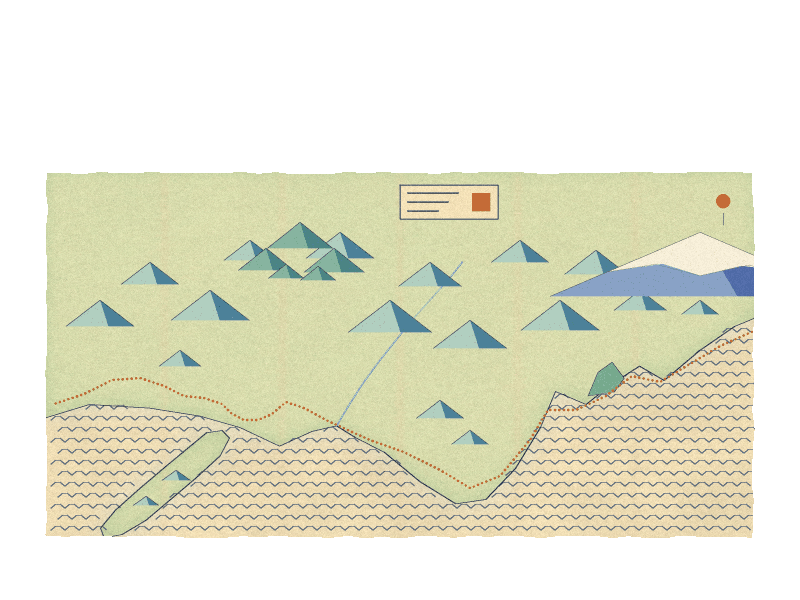
#> input picture art/maps/edo/back.png, 800 x 600 px, found by its file name
$ python home_living_room_depth.py
#> lines starting #> are read from the running program, lines starting #| are printed output that depends on the picture; after the words box and inside, x2 and y2 are one past the last pixel; in counts of white or black regions, pixels touching at a corner belong together
### tools/paint/brush.py
"""The painter's tools: noise, soft shapes, light, brush strokes, grain, and the limited palette.

Everything works on float pictures (height x width x 3, values 0 to 1) and float masks
(height x width, 0 to 1). Needs numpy and Pillow, nothing else.

A picture is made in four passes, the way a background painter worked for a 256-color game:

  1. block in   soft forms and their light, with no texture        (the functions in this file)
  2. brush      repaint the whole thing with visible strokes        strokes()
  3. detail     the few crisp things: lettering, wire, window bars  drawn on top afterwards
  4. scan       pigment grain, then a limited palette with speckle  finish()
"""

import math

import numpy as np
from PIL import Image, ImageDraw

F32 = np.float32


# ---------------------------------------------------------------- small helpers
def rgb(text):
    """'#e8b060' -> array([0.91, 0.69, 0.38])"""
    text = text.lstrip("#")
    return np.array([int(text[i:i + 2], 16) / 255 for i in (0, 2, 4)], dtype=F32)


def lerp(a, b, t):
    return a + (b - a) * t


def smooth(t):
    t = np.clip(t, 0, 1)
    return t * t * (3 - 2 * t)


def step(edge0, edge1, x):
    """0 below edge0, 1 above edge1, smooth between."""
    return smooth((x - edge0) / (edge1 - edge0 + 1e-9))


def grid(shape):
    h, w = shape
    y, x = np.mgrid[0:h, 0:w].astype(F32)
    return x, y


# [17 lines left out: functions ramp, resize, not called in this run]


def blur(a, sigma):
    """Gaussian blur of a float array, any sigma, by multiplying in the frequency domain."""
    if sigma <= 0:
        return a
    if a.ndim == 3:
        return np.dstack([blur(a[..., i], sigma) for i in range(a.shape[2])])
    pad = int(min(3 * sigma + 1, min(a.shape) - 1))
    p = np.pad(a, pad, mode="reflect")
    fy = np.fft.fftfreq(p.shape[0])[:, None]
    fx = np.fft.rfftfreq(p.shape[1])[None, :]
    gain = np.exp(-2 * (math.pi * sigma) ** 2 * (fx * fx + fy * fy))
    out = np.fft.irfft2(np.fft.rfft2(p) * gain, s=p.shape)
    return out[pad:pad + a.shape[0], pad:pad + a.shape[1]].astype(F32)


# [47 lines left out: functions sample, noise, warp, not called in this run]


# ---------------------------------------------------------------- shapes
def mask_poly(shape, points, soft=0.0, wobble=0.0, seed=0, ss=3):
    """A filled polygon as a mask. `soft` blurs its edge; `wobble` makes the edge wander by that many pixels."""
    h, w = shape
    im = Image.new("L", (w * ss, h * ss), 0)
    ImageDraw.Draw(im).polygon([(float(x) * ss, float(y) * ss) for x, y in points], fill=255)
    m = np.asarray(im.resize((w, h), Image.BOX), dtype=F32) / 255
    if wobble:
        m = warp(m, wobble, max(8.0, wobble * 6), seed)
    if soft:
        m = blur(m, soft)
    return np.clip(m, 0, 1)


def mask_ellipse(shape, cx, cy, rx, ry, soft=0.0, wobble=0.0, seed=0):
    x, y = grid(shape)
    d = np.sqrt(((x - cx) / rx) ** 2 + ((y - cy) / ry) ** 2)
    m = np.clip((1 - d) * min(rx, ry) + 0.5, 0, 1).astype(F32)
    if wobble:
        m = warp(m, wobble, max(8.0, wobble * 6), seed)
    if soft:
        m = blur(m, soft)
    return np.clip(m, 0, 1)


# [29 lines left out: functions mask_line, curve, not called in this run]


class Sheet:
    """A clear sheet to draw many small strokes on quickly (leaves, planks, wires, lettering), which is then
    laid over the picture in one go. Colors are '#hex' or rgb; sizes are in picture pixels."""

    # [52 lines left out: functions __init__, _fill, line, taper, poly, ellipse and 2 more, not called in this run]

    def onto(self, picture, amount=1.0):
        color, alpha = self.done()
        return over(picture, color, alpha * amount)


# [83 lines left out: functions over, tint, glow, vary, strokes, not called in this run]


# ---------------------------------------------------------------- finishing: grain and the palette
def grain(picture, seed, amount=0.022):
    """Pigment grain: fine light-and-dark speckle, a little coarser in places."""
    h, w, _ = picture.shape
    rng = np.random.default_rng(seed)
    fine = rng.normal(0, 1, (h, w)).astype(F32)
    coarse = blur(rng.normal(0, 1, (h, w)).astype(F32), 0.8) * 1.6
    return np.clip(picture + ((fine * 0.7 + coarse * 0.6) * amount)[..., None], 0, 1)


def palette_of(pictures, colors=160, seed=3, rounds=12):
    """Choose a palette for one or more pictures (k-means on a sample of their pixels)."""
    rng = np.random.default_rng(seed)
    px = np.concatenate([p.reshape(-1, p.shape[-1])[:, :3] for p in pictures])
    px = px[rng.choice(len(px), size=min(len(px), 60000), replace=False)].astype(F32)
    centers = px[rng.choice(len(px), size=colors, replace=False)].copy()
    for _ in range(rounds):
        d = ((px[:, None, :] - centers[None, :, :]) ** 2).sum(axis=2)
        nearest = d.argmin(axis=1)
        for k in range(colors):
            mine = px[nearest == k]
            centers[k] = mine.mean(axis=0) if len(mine) else px[rng.integers(len(px))]
    return centers


def to_palette(picture, palette, seed=5, speckle=0.016):
    """Reduce a picture to the palette. A little noise first, so neighbouring palette colors mingle
    in a speckle (as a scanned painting does) instead of forming bands. Returns palette indexes."""
    h, w, _ = picture.shape
    rng = np.random.default_rng(seed)
    noisy = picture + rng.normal(0, speckle, (h, w, 1)).astype(F32) + rng.normal(0, speckle * 0.35, (h, w, 3)).astype(F32)
    flat = noisy.reshape(-1, 3)
    index = np.empty(len(flat), dtype=np.uint8)
    for start in range(0, len(flat), 40000):
        part = flat[start:start + 40000]
        index[start:start + 40000] = ((part[:, None, :] - palette[None, :, :]) ** 2).sum(axis=2).argmin(axis=1)
    return index.reshape(h, w)


def save(path, index, palette, alpha=None):
    """Write a palette picture as a PNG. With `alpha` (a mask), everything under half is transparent."""
    pal = np.clip(palette * 255 + 0.5, 0, 255).astype(np.uint8)
    if alpha is None:
        im = Image.fromarray(index, "P")
        im.putpalette(pal.tobytes())
        im.save(path, optimize=True)
        return
    clear = len(pal)                                     # one more palette entry, for "nothing here"
    idx = index.copy()
    idx[alpha < 0.5] = clear
    im = Image.fromarray(idx, "P")
    im.putpalette(pal.tobytes() + bytes(3))
    im.save(path, optimize=True, transparency=clear)


def show(index, palette):
    """Palette picture back to floats, for looking at."""
    return palette[index]

### tools/paint/depth.py
"""Depth, for any scene (round twenty-three; DEPTH.md): small tools for the three planes that work with either camera
(`persp.Camera`, `room.View`) through two functions the scene gives:

    pt(X, Z) -> (x, y)      the picture point of a place on the ground (X across, Z away, in cm)
    px_per_cm(X, Z) -> k    how many picture pixels a centimetre is there

For `persp.Camera` c:  pt = lambda X, Z: c.pt(X, 0, Z);   px_per_cm = lambda X, Z: c.scale(Z)
For `room.View` v:     pt = lambda X, Z: v.pt(X, 0, Z);   px_per_cm = lambda X, Z: v.scale_at(X, Z)
"""

import numpy as np

from brush import F32, blur, grid, lerp, mask_poly, rgb, step


# [28 lines left out: function scatter, not called in this run]


def air(picture, far, sky, amount=0.55, power=1.0, mask=None):
    """Air between us and far things: the picture moves toward `sky` (the sky's colour at the horizon) by how far away
    each pixel is. `far` is 0 for near to 1 for the farthest (a mask-shaped array: from a depth map, or painted by
    hand for layers of hills). Never grey: the sky's own colour."""
    sky = rgb(sky) if isinstance(sky, str) else np.asarray(sky, dtype=F32)
    m = np.clip(far, 0, 1) ** power * amount
    if mask is not None:
        m = m * mask
    picture[...] = picture * (1 - m[..., None]) + sky * m[..., None]
    return picture


# [21 lines left out: functions far_of_rows, frame, not called in this run]


def ground_poly(pt, places):
    """Ground places [(X, Z), ...] as picture points: for a shadow's outline, a path, a patch of other earth."""
    return [pt(X, Z) for X, Z in places]


# [29 lines left out: functions shadow_on_ground, near_tone, rim, not called in this run]

### tools/paint/room.py
"""A room seen through ONE camera, so that floor, walls, ceiling, furniture and people agree.

Why this file exists: a room looks flat when its parts are drawn from different places (a wall seen
face-on, a floor seen from high up, furniture in a third projection). Here everything goes through a
single View, and the View is worked out from the two numbers the GAME uses to size people
(`horizon` and `full`), so the painted room and the people the game draws in it share one eye.

ROOM MEASUREMENTS are in centimetres:
    X  across the room, left to right along the back wall
    Y  up from the floor
    Z  out from the back wall toward us (the back wall is Z = 0)
The camera stands at (cam_x, eye, cam_z), looks toward the back wall, and may be turned (`yaw`,
degrees, positive = to the right). yaw 0 is a one-point view (back wall face-on, side walls running
to one vanishing point); a yaw of 20 to 35 is a corner view (two vanishing points).

    v = View(horizon=170, full=470, cam=(250, 760), yaw=24, focal=640)
    v.pt(X, Y, Z)            -> (x, y) in the picture
    v.person(X, Z)           -> (x, y of the feet, height in pixels of a 175 cm grown-up standing there)
    v.poly([(X, Y, Z), ...]) -> picture polygon, clipped where it passes behind the lens
    v.box(X0, X1, Y0, Y1, Z0, Z1) -> the faces of a box that the camera can see, far ones first
    v.floor_xz(shape)        -> for every pixel, the place on the floor it shows (X, Z, mask)
    v.plane_uv(shape, "X", 800) -> the same for a wall: (u along it, v up it, mask)

`eye` (how high the lens is) is not chosen: it follows from horizon and full. A grown-up, 175 cm, is
`adult` (160) pixels tall where their feet are on the row `full`, and nothing at the row `horizon`.
"""

import math

import numpy as np

F32 = np.float32
ADULT_CM = 175.0


class View:
    def __init__(self, horizon, full, cam, yaw=0.0, focal=640.0, centre_x=400.0, adult=160.0, size=(800, 600)):
        self.w, self.h = size
        self.hz, self.full, self.F, self.cx = float(horizon), float(full), float(focal), float(centre_x)
        self.s0 = adult / ADULT_CM                       # pixels per cm on the `full` row
        self.eye = (self.full - self.hz) / self.s0       # lens height above the floor, cm
        self.cam_x, self.cam_z = float(cam[0]), float(cam[1])
        self.yaw = float(yaw)
        t = math.radians(self.yaw)
        self.fx, self.fz = math.sin(t), -math.cos(t)     # the way the lens points, on the floor plan
        self.rx, self.rz = math.cos(t), math.sin(t)      # "to the right", on the floor plan
        self.near = 25.0

    # ---------------------------------------------------------------- room -> picture
    def cam_space(self, X, Y, Z):
        """Room place -> (across, up from the lens, depth along the lens axis), in cm."""
        dx, dz = X - self.cam_x, Z - self.cam_z
        return (dx * self.rx + dz * self.rz, Y - self.eye, dx * self.fx + dz * self.fz)

    def _proj(self, a, u, d):
        k = self.F / d
        return (self.cx + a * k, self.hz - u * k)

    def pt(self, X, Y, Z):
        a, u, d = self.cam_space(X, Y, Z)
        return self._proj(a, u, max(d, 1e-3))

    def depth(self, X, Z):
        return self.cam_space(X, 0, Z)[2]

    def scale_at(self, X, Z):
        """Picture pixels per centimetre for anything standing at this place on the floor."""
        return self.F / max(self.depth(X, Z), 1e-3)

    def person(self, X, Z, cm=ADULT_CM):
        x, y = self.pt(X, 0, Z)
        return x, y, cm * self.scale_at(X, Z)

    def poly(self, pts):
        """A polygon in the room -> picture points. Clipped against the plane just in front of the lens."""
        cs = [self.cam_space(*p) for p in pts]
        out = []
        n = len(cs)
        for i in range(n):
            p, q = cs[i], cs[(i + 1) % n]
            pin, qin = p[2] >= self.near, q[2] >= self.near
            if pin:
                out.append(p)
            if pin != qin:
                t = (self.near - p[2]) / (q[2] - p[2])
                out.append(tuple(p[k] + (q[k] - p[k]) * t for k in range(3)))
        return [self._proj(*c) for c in out]

    # [83 lines left out: functions line, box, stairs, _rays, floor_xz, plane_uv and 2 more, not called in this run]

    def row_of(self, X, Z):
        return self.pt(X, 0, Z)[1]

    # [7 lines left out: function floor_at, not called in this run]

### tools/paint/home_living_room_depth.py
"""The living room's depth pass (round twenty-three): worked over the painting as it is.

    python3 home_living_room.py            first, once: the painting as installed, into out/home-living-room/
    (copied, untouched, to out/home-living-room-orig/)
    python3 home_living_room_depth.py      reads out/home-living-room-orig/, writes the full set back to out/home-living-room/

NEAR. The near plane was the armchair (front left) and the table (front right): both on the bottom edge only. What
was missing is a near edge up a second side: a square timber post of the dining end's opening, 2 m from the lens on
our right, from the top of the picture to the bottom (through the room's own camera, room.View: verticals stay
vertical, its side face runs back to the room's vanishing point). Its face toward us is in deep, warm shade; the
pendant behind it, over the table, catches its side face and its corner (the rim). The armchair and the table are
made to count: darker and warmer toward the frame, their lit cloth, lampshade, crossword and Bible kept as they were,
and a warm rim on the side of their lamp.

BACK. The lamps' pools made plainer (the reading lamp's on the floor, the pendant's round the table, the piano lamp's
and the upstairs lamp's on the wall); the far wall and the gallery a little cooler and paler (the room's air), the
lower back wall less so; the near floor deeper and warmer toward us. Nothing clicked is moved or redrawn.
"""
import os
import shutil
import sys

import numpy as np
from PIL import Image

from brush import F32, rgb, lerp, blur, mask_poly, mask_ellipse, noise, palette_of, to_palette, save, grain, Sheet, over
import depth
import home_living_room_model as M
from room import View

ID = M.ID
SRC, OUT = (sys.argv[1:3] + [None, None])[:2] if len(sys.argv) > 2 else (f"out/{ID}-orig", f"out/{ID}")      # (a trial: SRC OUT)
W, H = 800, 600
V = View(**M.VIEW)
Y, X = np.mgrid[0:H, 0:W].astype(F32)


def load(name):
    a = np.asarray(Image.open(f"{SRC}/{name}").convert("RGBA"), dtype=F32) / 255
    return a[..., :3].copy(), a[..., 3].copy()


def lum(c):
    return c[..., 0] * 0.3 + c[..., 1] * 0.59 + c[..., 2] * 0.11


def finish(pic, name, colors, alpha=None, amount=0.006, speckle=0.007, seed=7):
    g = grain(pic, seed, amount) if amount else np.clip(pic, 0, 1)
    sample = g if alpha is None else g[alpha > 0.5]
    n = min(colors, max(2, len(np.unique((sample * 255).astype(np.uint8).reshape(-1, 3), axis=0))))
    pal = palette_of([sample.reshape(-1, 1, 3)], colors=n)
    save(f"{OUT}/{name}", to_palette(g, pal, speckle=speckle), pal, alpha)
    return os.path.getsize(f"{OUT}/{name}")


def light(pic, m, gain, warm=(1.0, 0.78, 0.48)):
    """Lamp light laid on: the picture multiplied up, warm, through the soft mask m."""
    pic *= 1.0 + (m * gain)[..., None] * np.asarray(warm, F32)


def floor_pool(X0, Z0, r, soft):
    pts = [(X0 + r * np.cos(t), 0.0, Z0 + r * np.sin(t)) for t in np.linspace(0, 2 * np.pi, 40, endpoint=False)]
    poly = [(float(x), float(y)) for x, y in V.poly(pts)]
    m = mask_poly((H, W), poly, soft=0)
    return blur(m, soft)


def poly_mask(points, soft=2.0):
    return blur(mask_poly((H, W), points, soft=0), soft)


# ---------------------------------------------------------------- the backdrop
def deepen_back(back):
    pic = back.copy()
    # the far wall and the gallery: cooler and paler (the room's air, toward the moon's pale blue)
    upper = poly_mask([(276, -5), (805, -5), (805, 192), (755, 190), (276, 182)], 5.0)
    stairwall = poly_mask([(-5, -5), (276, -5), (276, 182), (-5, 300)], 5.0) * np.clip(X / 276.0, 0, 1) ** 1.6 * 0.7
    lower = poly_mask([(276, 182), (755, 190), (730, 367), (276, 326)], 4.0) * 0.38
    rightwall = poly_mask([(730, 190), (805, 192), (805, 420), (730, 367)], 4.0) * 0.45
    far = np.clip(upper + stairwall + lower + rightwall, 0, 1)
    keep_lit = 1.0 - np.clip((lum(pic) - 0.62) / 0.25, 0, 1) * 0.6          # the lamps themselves keep their heat
    depth.air(pic, far, "#9aa7c0", amount=0.09, mask=keep_lit)

    # the near floor deeper and warmer toward us
    t = np.clip((Y - 330.0) / 270.0, 0, 1) ** 1.05
    pic *= 1.0 - t[..., None] * np.asarray((0.29, 0.35, 0.41), F32)

    # the lamps' pools
    light(pic, floor_pool(234, 735, 120, 14) * 0.9, 0.26)                     # the reading lamp, on the floor round it
    light(pic, floor_pool(600, 686, 175, 16), 0.16)                           # the pendant, on the floor round the table
    light(pic, blur(mask_ellipse((H, W), 618, 236, 62, 52), 16), 0.20)      # the piano lamp, on the wall over it
    light(pic, blur(mask_ellipse((H, W), 561, 108, 66, 46), 16), 0.20)      # the lamp upstairs, on the gallery wall
    return np.clip(pic, 0, 1)


# ---------------------------------------------------------------- the near cut-outs, made to count
CROSSWORD = [(180, 534), (226, 516), (236, 529), (234, 540), (192, 551)]
BIBLE = [(523, 456), (577, 461), (573, 484), (520, 478)]


# [57 lines left out: functions deepen_cut, near_post, not called in this run]


if __name__ == "__main__":
    os.makedirs(OUT, exist_ok=True)
    back, _ = load("back.png")
    print("back", finish(deepen_back(back), "back.png", 156))
#> in mask_poly, `ImageDraw.Draw(im).polygon([(float(x) * ss, float(y) * ss) for x, y in..`:
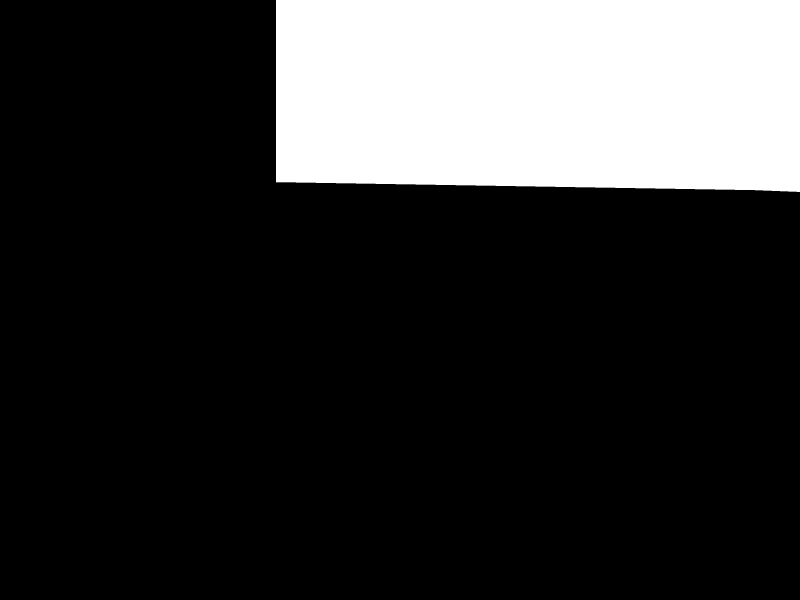
#> im: PIL image 2400x1800 L (shown at 1/3 size); 20.4% white; 1 white region, box (x1, y1, x2, y2) and area: (828, 0, 2400, 576) 879948
#> in blur, `pad = int(min(3 * sigma + 1, min(a.shape) - 1))`: pad = 16
#> call 3 of mask_poly, with shape = (600, 800), soft = 0, wobble = 0, seed = 0, ss = 3
#> in mask_poly (call 3), `m = np.asarray(im.resize((w, h), Image.BOX), dtype=F32) / 255`:
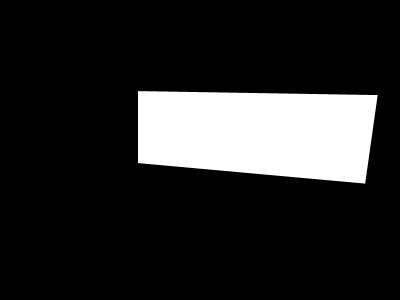
#> m: shape (600, 800) float32 (shown at 1/2 size); min 0, max 1, mean 0.157
#> in deepen_back, `far = np.clip(upper + stairwall + lower + rightwall, 0, 1)`:
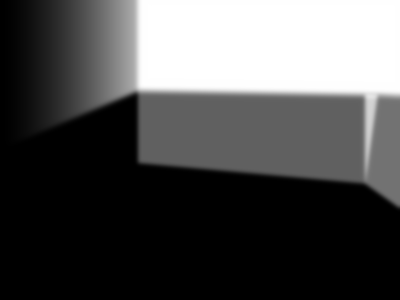
#> far: shape (600, 800) float32 (shown at 1/2 size); min 0, max 1, mean 0.31
#> in lum, `return c[..., 0] * 0.3 + c[..., 1] * 0.59 + c[..., 2] * 0.11`:
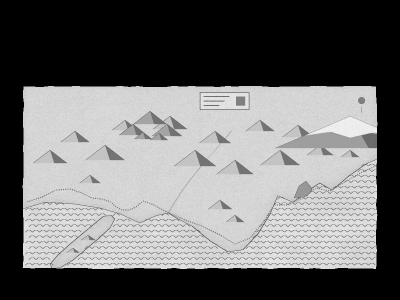
#> returned value: shape (600, 800) float32 (shown at 1/2 size); min 0, max 0.945, mean 0.431
#> in deepen_back, `keep_lit = 1.0 - np.clip((lum(pic) - 0.62) / 0.25, 0, 1) * 0.6`:
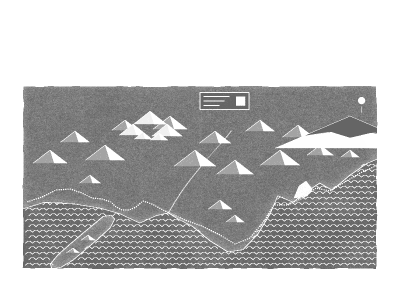
#> keep_lit: shape (600, 800) float32 (shown at 1/2 size); min 0.4, max 1, mean 0.751
#> in light, `pic *= 1.0 + (m * gain)[..., None] * np.asarray(warm, F32)`:
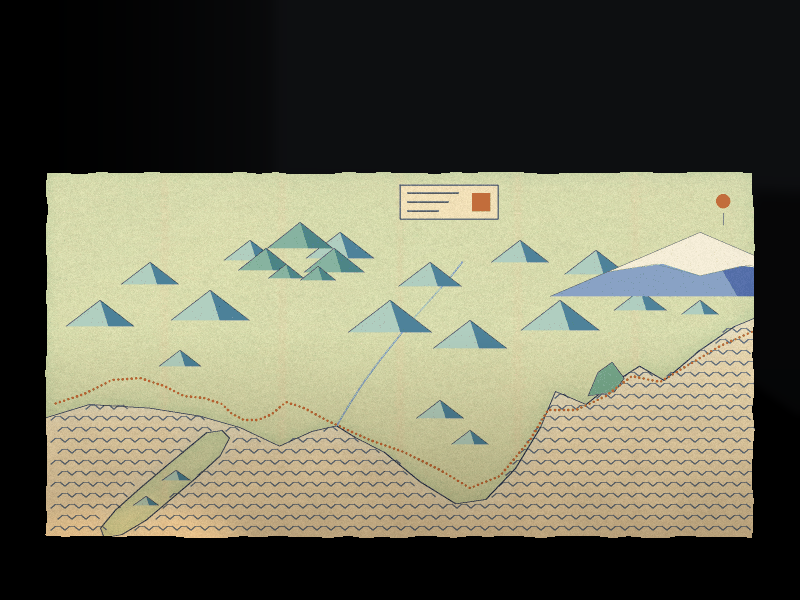
#> pic: shape (600, 800, 3) float32; mean of channels 0, 1, 2 0.425, 0.422, 0.346; drawn as R, G, B
#> in blur (call 7), `p = np.pad(a, pad, mode="reflect")`:
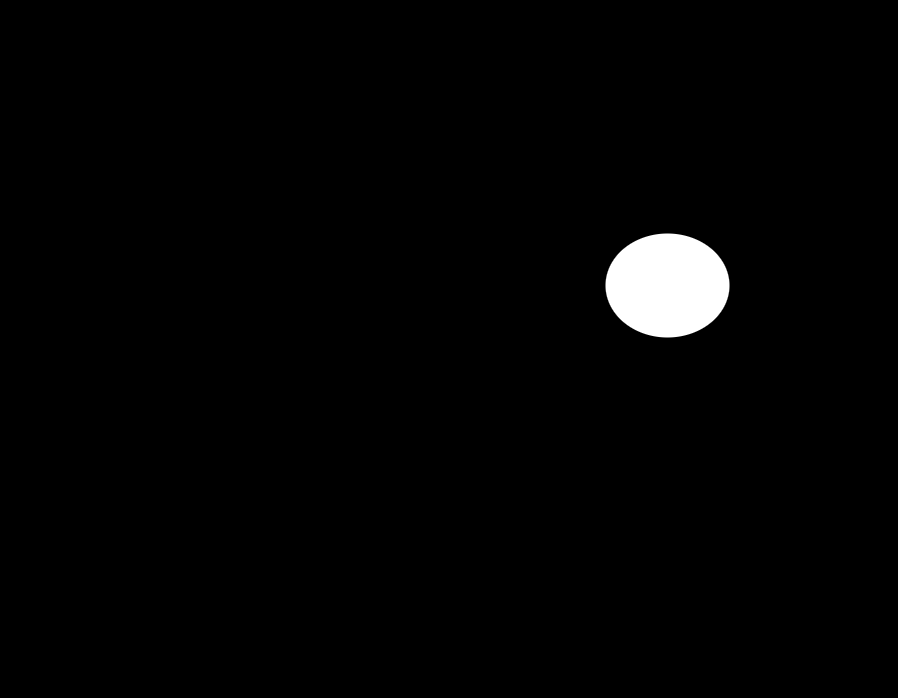
#> p: shape (698, 898) float32; min 0, max 1, mean 0.0162
#> in grain, `h, w, _ = picture.shape`: h = 600; w = 800
#> in finish, `n = min(colors, max(2, len(np.unique((sample * 255).astype(np.uint8).r..`: n = 156
#> in palette_of, `centers = px[rng.choice(len(px), size=colors, replace=False)].copy()`: centers = 156 rows, first 8: [0.859, 0.805, 0.673], [0.808, 0.725, 0.58], [0.53, 0.703, 0.63], [0.72, 0.706, 0.531], [0, 0, 0], [0.0467, 0.0513, 0.0601], [0.00382, 0.00382, 0.00382], [0.881, 0.889, 0.713]
#> after the loop in palette_of, `for _ in range(rounds):`: centers = 156 rows, first 8: [0.886, 0.823, 0.678], [0.798, 0.734, 0.601], [0.571, 0.665, 0.796], [0.703, 0.699, 0.524], [3.72e-06, 4.02e-06, 6.68e-06], [0.0461, 0.0506, 0.0592], [0.00371, 0.00376, 0.00386], [0.891, 0.9, 0.714]
#> in finish, `pal = palette_of([sample.reshape(-1, 1, 3)], colors=n)`: pal has the same summary as centers in palette_of
#> the loop in to_palette, `for start in range(0, len(flat), 40000):` made 12 passes
#> start on passes 2 to 9: 40000, 80000, 120000, 160000, 200000, 240000, 280000, 320000
#> in save, `pal = np.clip(palette * 255 + 0.5, 0, 255).astype(np.uint8)`: pal = 156 rows, first 8: [226, 210, 173], [203, 187, 153], [146, 170, 203], [179, 178, 134], [0, 0, 0], [12, 13, 15], [1, 1, 1], [227, 229, 182]
#| back 296873

    ac, aa = load("armchair.png")
#> (the run stopped early here; a loop or call above may not have finished)
